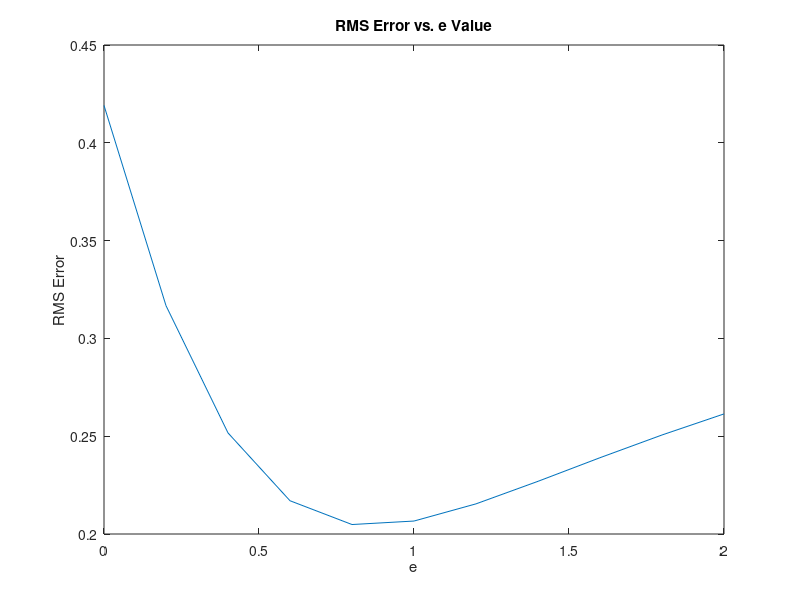

This chart was generated by the following MATLAB code:
% Generate simulated signals (f), read in data (observed), find closest
% solution

clear
clc
close all

e=[0:0.2:2];
x=[0:0.05:2];

%% Generate Simulated Signals
for i=1:length(e)
    for j=1:length(x)
        simulated(i,j)=cosd(1e10*x(j))*exp(-e(i)*x(j)) + 5;
    end
end

%% Generate Observed Signal
for g=1:length(x)
    observed(g)= cosd(1e10*x(g))*exp(-0.8*x(g)) + 5 + 0.4*rand(1,1);
end

observed=[zeros(1,4) observed]; % shift the signal to mimick actual observed function
observed=observed(1:length(simulated)); %trim to size

%% Shift Observed Signal to match peak of simulated signal
for r=1:i
    [xc lags] = xcorr(observed, simulated(r,:));
    index=find(xc==max(xc)); % index of max cross correlation value
    shift=lags(index); % shift the function by this amount
    obs(r,:)=[observed(shift+1:end) zeros(1,shift)];
    obs(r,:)=obs(r,1:length(simulated));%trim to size
end

%% RMS Error

for l=1:i
    firstZero=find(obs(l,:)==0);
    firstZero=firstZero(1)-1;
    RMSerror(l)=sqrt(sum((obs(l,1:firstZero)-simulated(l,1:firstZero)).^2)/length(simulated));
end

plot(e,RMSerror)
xlabel('e');
ylabel('RMS Error')
title('RMS Error vs. e Value')

solIndex=find(RMSerror==min(RMSerror));
solution=e(solIndex)